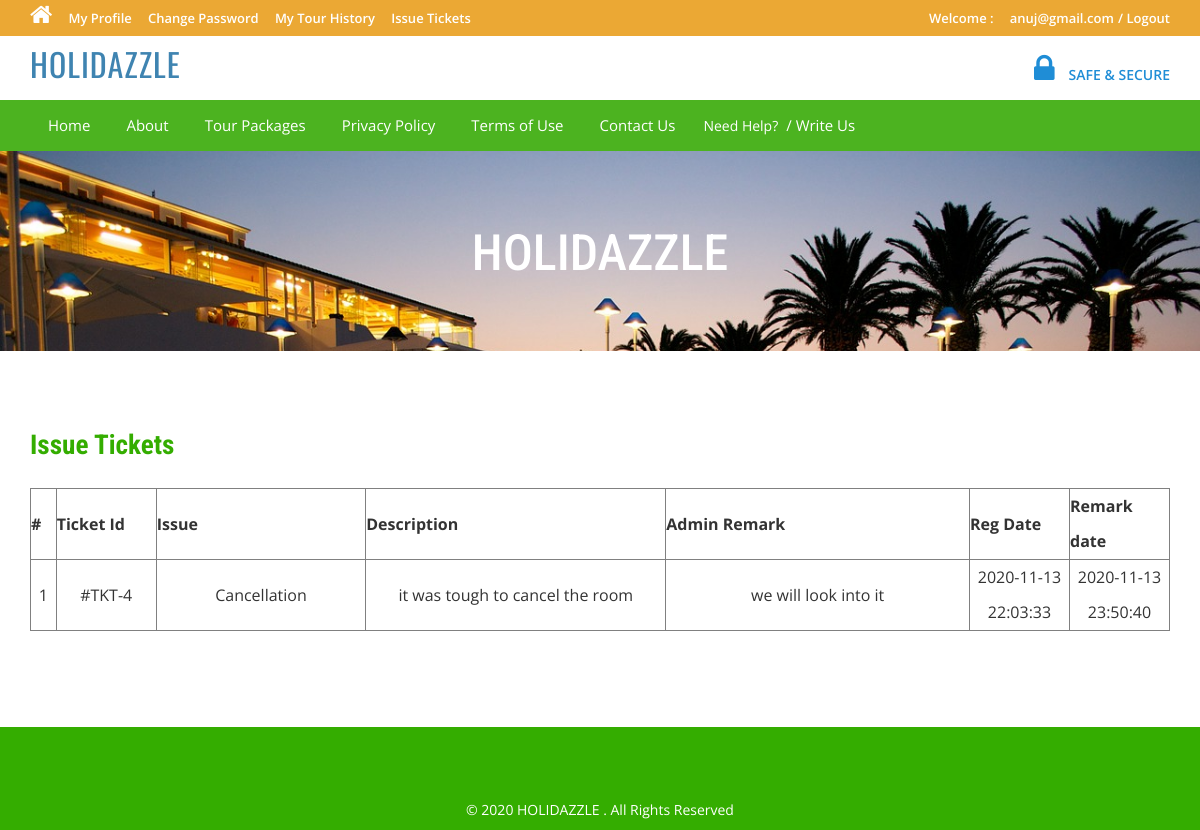
The page /tms/issuetickets.php (signed in) on the database its author committed.
### tables this page shows
CREATE TABLE `tblissues` (
  `id` int(11) NOT NULL,
  `UserEmail` varchar(100) DEFAULT NULL,
  `Issue` varchar(100) DEFAULT NULL,
  `Description` mediumtext DEFAULT NULL,
  `PostingDate` timestamp NULL DEFAULT current_timestamp(),
  `AdminRemark` mediumtext DEFAULT NULL,
  `AdminremarkDate` timestamp NULL DEFAULT NULL ON UPDATE current_timestamp()
);

### tms/issuetickets.php (the view, shortened to what this page needs)
<?php
include('includes/config.php');
if(strlen($_SESSION['login'])==0)
	{
header('location:index.php');
}
else{
?>
<!DOCTYPE HTML>
<html>
<head>
<link href="css/bootstrap.css" rel='stylesheet' type='text/css' />
<link href="css/style.css" rel='stylesheet' type='text/css' />
<link href="css/font-awesome.css" rel="stylesheet">
<link href="css/animate.css" rel="stylesheet" type="text/css" media="all">
</head>
<body>
<div class="top-header">
<?php include('includes/header.php');?>
<div class="banner-1 ">
	<div class="container">
		<h1 class="wow zoomIn animated animated" data-wow-delay=".5s" style="visibility: visible; animation-delay: 0.5s; animation-name: zoomIn;">HOLIDAZZLE</h1>
	</div>
</div>
<div class="privacy">
	<div class="container">
		<h3 class="wow fadeInDown animated animated" data-wow-delay=".5s" style="visibility: visible; animation-delay: 0.5s; animation-name: fadeInDown;">Issue Tickets</h3>
		<form name="chngpwd" method="post" onSubmit="return valid();">
	<p>
	<table border="1" width="100%">
<tr align="center">
<th>#</th>
<th>Ticket Id</th>
<th>Issue</th>
<th>Description</th>
<th>Admin Remark</th>
<th>Reg Date</th>
<th>Remark date</th>
</tr>
<?php
$uemail=$_SESSION['login'];;
$sql = "SELECT * from tblissues where UserEmail=:uemail";
$query = $dbh->prepare($sql);
$query -> bindParam(':uemail', $uemail, PDO::PARAM_STR);
$query->execute();
$results=$query->fetchAll(PDO::FETCH_OBJ);
$cnt=1;
if($query->rowCount() > 0)
{
foreach($results as $result)
{	?>
<tr align="center">
<td ><?php echo htmlentities($cnt);?></td>
<td width="100">#TKT-<?php echo htmlentities($result->id);?></td>
<td><?php echo htmlentities($result->Issue);?></td>
<td width="300"><?php echo htmlentities($result->Description);?></td>
<td><?php echo htmlentities($result->AdminRemark);?></td>
<td width="100"><?php echo htmlentities($result->PostingDate);?></td>
<td width="100"><?php echo htmlentities($result->AdminremarkDate);?></td>
</tr>
<?php $cnt=$cnt+1; }} ?>
	</table>
			</p>
			</form>
	</div>
</div>
<?php include('includes/footer.php');?>
</body>
</html>
<?php } ?>

### tms/css/style.css (style rules this page uses)
html, body { font-size: 100%; background: #fff; font-family: 'Open Sans', sans-serif; }
h1,h2,h3,h4,h5,h6 { margin:0; font-family: 'Roboto Condensed', sans-serif; }
p { margin:0; }
.top-header { background-color: #eba834; border-bottom: 0 none; height: 36px; line-height: 35px; }
.banner-1 { background: url(../images/6.jpg)no-repeat; background-size: cover; -webkit-background-size: cover; -o-background-size: cover; -ms-background-size: cover; -moz-background-size: cover; min-height:200px; }
.banner-1 h1 { font-size: 50px; margin-bottom: 40px; padding: 1.5em 0 0; text-align: center; color: #ffffff; }
.privacy h3 { color: #34AD00; font-size: 1.7em; font-weight: 700; margin-bottom: 1em; }
.privacy { padding: 5em 0; }
.privacy p { font-size: 1em; line-height: 1.8em; color: #999; margin: 1em 0; }

### rows shown on the page
tblissues: id "4", Issue "Cancellation", Description "it was tough to cancel the room", AdminRemark "we will look into it", PostingDate "2020-11-13 22:03:33", AdminremarkDate "2020-11-13 23:50:40"

### other values the page prints
$_SESSION['login'] "anuj@gmail.com"
